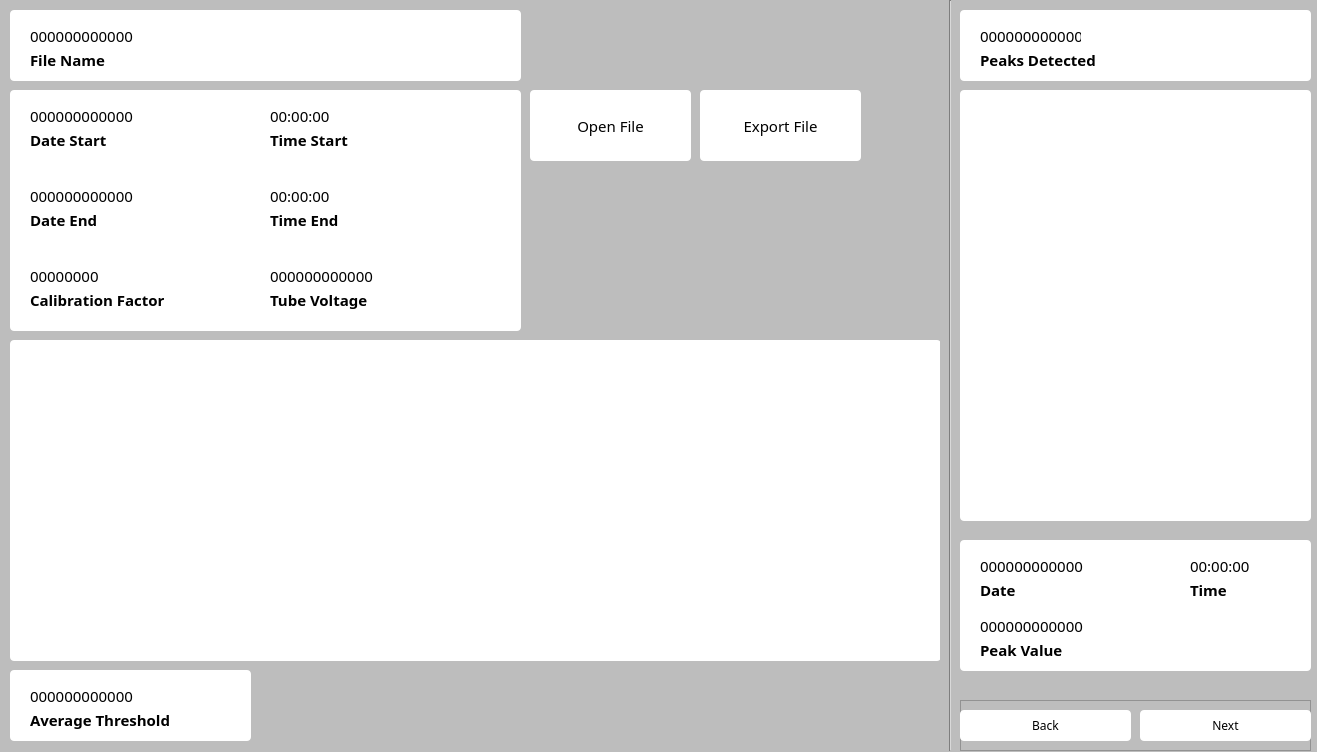
<?xml version="1.0" encoding="UTF-8"?>
<ui version="4.0">
 <class>MainWindow</class>
 <widget class="QMainWindow" name="MainWindow">
  <property name="geometry">
   <rect>
    <x>0</x>
    <y>0</y>
    <width>1317</width>
    <height>752</height>
   </rect>
  </property>
  <property name="windowTitle">
   <string>MainWindow</string>
  </property>
  <property name="styleSheet">
   <string notr="true">background-color: rgb(189, 189, 189);</string>
  </property>
  <widget class="QWidget" name="centralwidget">
   <widget class="QFrame" name="raw_data_graph_frame">
    <property name="geometry">
     <rect>
      <x>10</x>
      <y>340</y>
      <width>931</width>
      <height>321</height>
     </rect>
    </property>
    <property name="minimumSize">
     <size>
      <width>0</width>
      <height>0</height>
     </size>
    </property>
    <property name="maximumSize">
     <size>
      <width>16777215</width>
      <height>16777215</height>
     </size>
    </property>
    <property name="styleSheet">
     <string notr="true">background-color: rgb(255, 255, 255);
border-radius: 4px;</string>
    </property>
    <property name="frameShape">
     <enum>QFrame::StyledPanel</enum>
    </property>
    <property name="frameShadow">
     <enum>QFrame::Raised</enum>
    </property>
   </widget>
   <widget class="QFrame" name="peak_data_graph_frame">
    <property name="geometry">
     <rect>
      <x>960</x>
      <y>90</y>
      <width>351</width>
      <height>431</height>
     </rect>
    </property>
    <property name="minimumSize">
     <size>
      <width>0</width>
      <height>0</height>
     </size>
    </property>
    <property name="maximumSize">
     <size>
      <width>16777215</width>
      <height>16777215</height>
     </size>
    </property>
    <property name="styleSheet">
     <string notr="true">background-color: rgb(255, 255, 255);
border-radius: 4px;</string>
    </property>
    <property name="frameShape">
     <enum>QFrame::StyledPanel</enum>
    </property>
    <property name="frameShadow">
     <enum>QFrame::Raised</enum>
    </property>
   </widget>
   <widget class="QFrame" name="file_frame">
    <property name="geometry">
     <rect>
      <x>10</x>
      <y>10</y>
      <width>511</width>
      <height>71</height>
     </rect>
    </property>
    <property name="styleSheet">
     <string notr="true">background-color: rgb(255, 255, 255);
border-radius: 4px;</string>
    </property>
    <property name="frameShape">
     <enum>QFrame::StyledPanel</enum>
    </property>
    <property name="frameShadow">
     <enum>QFrame::Raised</enum>
    </property>
    <widget class="QLabel" name="file_name_text">
     <property name="geometry">
      <rect>
       <x>20</x>
       <y>10</y>
       <width>161</width>
       <height>31</height>
      </rect>
     </property>
     <property name="font">
      <font>
       <family>Cascadia Code ExtraLight</family>
       <pointsize>11</pointsize>
       <weight>50</weight>
       <italic>false</italic>
       <bold>false</bold>
      </font>
     </property>
     <property name="text">
      <string>000000000000</string>
     </property>
     <property name="textFormat">
      <enum>Qt::AutoText</enum>
     </property>
     <property name="alignment">
      <set>Qt::AlignLeading|Qt::AlignLeft|Qt::AlignVCenter</set>
     </property>
    </widget>
    <widget class="QLabel" name="file_name_label">
     <property name="geometry">
      <rect>
       <x>20</x>
       <y>40</y>
       <width>111</width>
       <height>20</height>
      </rect>
     </property>
     <property name="font">
      <font>
       <family>Cascadia Code SemiBold</family>
       <pointsize>11</pointsize>
       <weight>75</weight>
       <bold>true</bold>
      </font>
     </property>
     <property name="text">
      <string>File Name</string>
     </property>
     <property name="alignment">
      <set>Qt::AlignLeading|Qt::AlignLeft|Qt::AlignVCenter</set>
     </property>
    </widget>
   </widget>
   <widget class="QFrame" name="data_info_frame">
    <property name="geometry">
     <rect>
      <x>10</x>
      <y>90</y>
      <width>511</width>
      <height>241</height>
     </rect>
    </property>
    <property name="styleSheet">
     <string notr="true">background-color: rgb(255, 255, 255);
border-radius: 4px;</string>
    </property>
    <property name="frameShape">
     <enum>QFrame::StyledPanel</enum>
    </property>
    <property name="frameShadow">
     <enum>QFrame::Raised</enum>
    </property>
    <widget class="QLabel" name="date_start_label">
     <property name="geometry">
      <rect>
       <x>20</x>
       <y>40</y>
       <width>111</width>
       <height>20</height>
      </rect>
     </property>
     <property name="font">
      <font>
       <family>Cascadia Code SemiBold</family>
       <pointsize>11</pointsize>
       <weight>75</weight>
       <bold>true</bold>
      </font>
     </property>
     <property name="text">
      <string>Date Start</string>
     </property>
     <property name="alignment">
      <set>Qt::AlignLeading|Qt::AlignLeft|Qt::AlignVCenter</set>
     </property>
    </widget>
    <widget class="QLabel" name="date_start_text">
     <property name="geometry">
      <rect>
       <x>20</x>
       <y>10</y>
       <width>181</width>
       <height>31</height>
      </rect>
     </property>
     <property name="font">
      <font>
       <family>Cascadia Code ExtraLight</family>
       <pointsize>11</pointsize>
       <weight>50</weight>
       <italic>false</italic>
       <bold>false</bold>
      </font>
     </property>
     <property name="text">
      <string>000000000000</string>
     </property>
     <property name="textFormat">
      <enum>Qt::AutoText</enum>
     </property>
     <property name="alignment">
      <set>Qt::AlignLeading|Qt::AlignLeft|Qt::AlignVCenter</set>
     </property>
    </widget>
    <widget class="QLabel" name="time_start_text">
     <property name="geometry">
      <rect>
       <x>260</x>
       <y>10</y>
       <width>91</width>
       <height>31</height>
      </rect>
     </property>
     <property name="font">
      <font>
       <family>Cascadia Code ExtraLight</family>
       <pointsize>11</pointsize>
       <weight>50</weight>
       <italic>false</italic>
       <bold>false</bold>
      </font>
     </property>
     <property name="text">
      <string>00:00:00</string>
     </property>
     <property name="textFormat">
      <enum>Qt::AutoText</enum>
     </property>
     <property name="alignment">
      <set>Qt::AlignLeading|Qt::AlignLeft|Qt::AlignVCenter</set>
     </property>
    </widget>
    <widget class="QLabel" name="time_start_label">
     <property name="geometry">
      <rect>
       <x>260</x>
       <y>40</y>
       <width>111</width>
       <height>20</height>
      </rect>
     </property>
     <property name="font">
      <font>
       <family>Cascadia Code SemiBold</family>
       <pointsize>11</pointsize>
       <weight>75</weight>
       <bold>true</bold>
      </font>
     </property>
     <property name="text">
      <string>Time Start</string>
     </property>
     <property name="alignment">
      <set>Qt::AlignLeading|Qt::AlignLeft|Qt::AlignVCenter</set>
     </property>
    </widget>
    <widget class="QLabel" name="date_end_label">
     <property name="geometry">
      <rect>
       <x>20</x>
       <y>120</y>
       <width>111</width>
       <height>20</height>
      </rect>
     </property>
     <property name="font">
      <font>
       <family>Cascadia Code SemiBold</family>
       <pointsize>11</pointsize>
       <weight>75</weight>
       <bold>true</bold>
      </font>
     </property>
     <property name="text">
      <string>Date End</string>
     </property>
     <property name="alignment">
      <set>Qt::AlignLeading|Qt::AlignLeft|Qt::AlignVCenter</set>
     </property>
    </widget>
    <widget class="QLabel" name="date_end_text">
     <property name="geometry">
      <rect>
       <x>20</x>
       <y>90</y>
       <width>181</width>
       <height>31</height>
      </rect>
     </property>
     <property name="font">
      <font>
       <family>Cascadia Code ExtraLight</family>
       <pointsize>11</pointsize>
       <weight>50</weight>
       <italic>false</italic>
       <bold>false</bold>
      </font>
     </property>
     <property name="text">
      <string>000000000000</string>
     </property>
     <property name="textFormat">
      <enum>Qt::AutoText</enum>
     </property>
     <property name="alignment">
      <set>Qt::AlignLeading|Qt::AlignLeft|Qt::AlignVCenter</set>
     </property>
    </widget>
    <widget class="QLabel" name="time_end_text">
     <property name="geometry">
      <rect>
       <x>260</x>
       <y>90</y>
       <width>91</width>
       <height>31</height>
      </rect>
     </property>
     <property name="font">
      <font>
       <family>Cascadia Code ExtraLight</family>
       <pointsize>11</pointsize>
       <weight>50</weight>
       <italic>false</italic>
       <bold>false</bold>
      </font>
     </property>
     <property name="text">
      <string>00:00:00</string>
     </property>
     <property name="textFormat">
      <enum>Qt::AutoText</enum>
     </property>
     <property name="alignment">
      <set>Qt::AlignLeading|Qt::AlignLeft|Qt::AlignVCenter</set>
     </property>
    </widget>
    <widget class="QLabel" name="time_end_label">
     <property name="geometry">
      <rect>
       <x>260</x>
       <y>120</y>
       <width>111</width>
       <height>20</height>
      </rect>
     </property>
     <property name="font">
      <font>
       <family>Cascadia Code SemiBold</family>
       <pointsize>11</pointsize>
       <weight>75</weight>
       <bold>true</bold>
      </font>
     </property>
     <property name="text">
      <string>Time End</string>
     </property>
     <property name="alignment">
      <set>Qt::AlignLeading|Qt::AlignLeft|Qt::AlignVCenter</set>
     </property>
    </widget>
    <widget class="QLabel" name="calibration_text">
     <property name="geometry">
      <rect>
       <x>20</x>
       <y>170</y>
       <width>101</width>
       <height>31</height>
      </rect>
     </property>
     <property name="font">
      <font>
       <family>Cascadia Code ExtraLight</family>
       <pointsize>11</pointsize>
       <weight>50</weight>
       <italic>false</italic>
       <bold>false</bold>
      </font>
     </property>
     <property name="text">
      <string>00000000</string>
     </property>
     <property name="textFormat">
      <enum>Qt::AutoText</enum>
     </property>
     <property name="alignment">
      <set>Qt::AlignLeading|Qt::AlignLeft|Qt::AlignVCenter</set>
     </property>
    </widget>
    <widget class="QLabel" name="calibration_label">
     <property name="geometry">
      <rect>
       <x>20</x>
       <y>200</y>
       <width>201</width>
       <height>20</height>
      </rect>
     </property>
     <property name="font">
      <font>
       <family>Cascadia Code SemiBold</family>
       <pointsize>11</pointsize>
       <weight>75</weight>
       <bold>true</bold>
      </font>
     </property>
     <property name="text">
      <string>Calibration Factor</string>
     </property>
     <property name="alignment">
      <set>Qt::AlignLeading|Qt::AlignLeft|Qt::AlignVCenter</set>
     </property>
    </widget>
    <widget class="QLabel" name="tube_voltage_text">
     <property name="geometry">
      <rect>
       <x>260</x>
       <y>170</y>
       <width>161</width>
       <height>31</height>
      </rect>
     </property>
     <property name="font">
      <font>
       <family>Cascadia Code ExtraLight</family>
       <pointsize>11</pointsize>
       <weight>50</weight>
       <italic>false</italic>
       <bold>false</bold>
      </font>
     </property>
     <property name="text">
      <string>000000000000</string>
     </property>
     <property name="textFormat">
      <enum>Qt::AutoText</enum>
     </property>
     <property name="alignment">
      <set>Qt::AlignLeading|Qt::AlignLeft|Qt::AlignVCenter</set>
     </property>
    </widget>
    <widget class="QLabel" name="tube_voltage_label">
     <property name="geometry">
      <rect>
       <x>260</x>
       <y>200</y>
       <width>211</width>
       <height>20</height>
      </rect>
     </property>
     <property name="font">
      <font>
       <family>Cascadia Code SemiBold</family>
       <pointsize>11</pointsize>
       <weight>75</weight>
       <bold>true</bold>
      </font>
     </property>
     <property name="text">
      <string>Tube Voltage</string>
     </property>
     <property name="alignment">
      <set>Qt::AlignLeading|Qt::AlignLeft|Qt::AlignVCenter</set>
     </property>
    </widget>
   </widget>
   <widget class="QFrame" name="peaks_frame">
    <property name="geometry">
     <rect>
      <x>960</x>
      <y>10</y>
      <width>351</width>
      <height>71</height>
     </rect>
    </property>
    <property name="styleSheet">
     <string notr="true">background-color: rgb(255, 255, 255);
border-radius: 4px;</string>
    </property>
    <property name="frameShape">
     <enum>QFrame::StyledPanel</enum>
    </property>
    <property name="frameShadow">
     <enum>QFrame::Raised</enum>
    </property>
    <widget class="QLabel" name="peak_amount_text">
     <property name="geometry">
      <rect>
       <x>20</x>
       <y>10</y>
       <width>101</width>
       <height>31</height>
      </rect>
     </property>
     <property name="font">
      <font>
       <family>Cascadia Code ExtraLight</family>
       <pointsize>11</pointsize>
       <weight>50</weight>
       <italic>false</italic>
       <bold>false</bold>
      </font>
     </property>
     <property name="text">
      <string>000000000000</string>
     </property>
     <property name="textFormat">
      <enum>Qt::AutoText</enum>
     </property>
     <property name="alignment">
      <set>Qt::AlignLeading|Qt::AlignLeft|Qt::AlignVCenter</set>
     </property>
    </widget>
    <widget class="QLabel" name="peak_amount_label">
     <property name="geometry">
      <rect>
       <x>20</x>
       <y>40</y>
       <width>221</width>
       <height>20</height>
      </rect>
     </property>
     <property name="font">
      <font>
       <family>Cascadia Code SemiBold</family>
       <pointsize>11</pointsize>
       <weight>75</weight>
       <bold>true</bold>
      </font>
     </property>
     <property name="text">
      <string>Peaks Detected</string>
     </property>
     <property name="alignment">
      <set>Qt::AlignLeading|Qt::AlignLeft|Qt::AlignVCenter</set>
     </property>
    </widget>
   </widget>
   <widget class="Line" name="line">
    <property name="geometry">
     <rect>
      <x>940</x>
      <y>0</y>
      <width>20</width>
      <height>751</height>
     </rect>
    </property>
    <property name="orientation">
     <enum>Qt::Vertical</enum>
    </property>
   </widget>
   <widget class="QFrame" name="peak_data_frame">
    <property name="geometry">
     <rect>
      <x>960</x>
      <y>540</y>
      <width>351</width>
      <height>131</height>
     </rect>
    </property>
    <property name="styleSheet">
     <string notr="true">background-color: rgb(255, 255, 255);
border-radius: 4px;</string>
    </property>
    <property name="frameShape">
     <enum>QFrame::StyledPanel</enum>
    </property>
    <property name="frameShadow">
     <enum>QFrame::Raised</enum>
    </property>
    <widget class="QLabel" name="peak_date_label">
     <property name="geometry">
      <rect>
       <x>20</x>
       <y>40</y>
       <width>111</width>
       <height>20</height>
      </rect>
     </property>
     <property name="font">
      <font>
       <family>Cascadia Code SemiBold</family>
       <pointsize>11</pointsize>
       <weight>75</weight>
       <bold>true</bold>
      </font>
     </property>
     <property name="text">
      <string>Date</string>
     </property>
     <property name="alignment">
      <set>Qt::AlignLeading|Qt::AlignLeft|Qt::AlignVCenter</set>
     </property>
    </widget>
    <widget class="QLabel" name="peak_date_text">
     <property name="geometry">
      <rect>
       <x>20</x>
       <y>10</y>
       <width>171</width>
       <height>31</height>
      </rect>
     </property>
     <property name="font">
      <font>
       <family>Cascadia Code ExtraLight</family>
       <pointsize>11</pointsize>
       <weight>50</weight>
       <italic>false</italic>
       <bold>false</bold>
      </font>
     </property>
     <property name="text">
      <string>000000000000</string>
     </property>
     <property name="textFormat">
      <enum>Qt::AutoText</enum>
     </property>
     <property name="alignment">
      <set>Qt::AlignLeading|Qt::AlignLeft|Qt::AlignVCenter</set>
     </property>
    </widget>
    <widget class="QLabel" name="peak_time_text">
     <property name="geometry">
      <rect>
       <x>230</x>
       <y>10</y>
       <width>91</width>
       <height>31</height>
      </rect>
     </property>
     <property name="font">
      <font>
       <family>Cascadia Code ExtraLight</family>
       <pointsize>11</pointsize>
       <weight>50</weight>
       <italic>false</italic>
       <bold>false</bold>
      </font>
     </property>
     <property name="text">
      <string>00:00:00</string>
     </property>
     <property name="textFormat">
      <enum>Qt::AutoText</enum>
     </property>
     <property name="alignment">
      <set>Qt::AlignLeading|Qt::AlignLeft|Qt::AlignVCenter</set>
     </property>
    </widget>
    <widget class="QLabel" name="peak_time_label">
     <property name="geometry">
      <rect>
       <x>230</x>
       <y>40</y>
       <width>111</width>
       <height>20</height>
      </rect>
     </property>
     <property name="font">
      <font>
       <family>Cascadia Code SemiBold</family>
       <pointsize>11</pointsize>
       <weight>75</weight>
       <bold>true</bold>
      </font>
     </property>
     <property name="text">
      <string>Time</string>
     </property>
     <property name="alignment">
      <set>Qt::AlignLeading|Qt::AlignLeft|Qt::AlignVCenter</set>
     </property>
    </widget>
    <widget class="QLabel" name="peak_value_text">
     <property name="geometry">
      <rect>
       <x>20</x>
       <y>70</y>
       <width>131</width>
       <height>31</height>
      </rect>
     </property>
     <property name="font">
      <font>
       <family>Cascadia Code ExtraLight</family>
       <pointsize>11</pointsize>
       <weight>50</weight>
       <italic>false</italic>
       <bold>false</bold>
      </font>
     </property>
     <property name="text">
      <string>000000000000</string>
     </property>
     <property name="textFormat">
      <enum>Qt::AutoText</enum>
     </property>
     <property name="alignment">
      <set>Qt::AlignLeading|Qt::AlignLeft|Qt::AlignVCenter</set>
     </property>
    </widget>
    <widget class="QLabel" name="peak_value_label">
     <property name="geometry">
      <rect>
       <x>20</x>
       <y>100</y>
       <width>141</width>
       <height>20</height>
      </rect>
     </property>
     <property name="font">
      <font>
       <family>Cascadia Code SemiBold</family>
       <pointsize>11</pointsize>
       <weight>75</weight>
       <bold>true</bold>
      </font>
     </property>
     <property name="text">
      <string>Peak Value</string>
     </property>
     <property name="alignment">
      <set>Qt::AlignLeading|Qt::AlignLeft|Qt::AlignVCenter</set>
     </property>
    </widget>
   </widget>
   <widget class="QFrame" name="threshold_frame">
    <property name="geometry">
     <rect>
      <x>10</x>
      <y>670</y>
      <width>241</width>
      <height>71</height>
     </rect>
    </property>
    <property name="styleSheet">
     <string notr="true">background-color: rgb(255, 255, 255);
border-radius: 4px;</string>
    </property>
    <property name="frameShape">
     <enum>QFrame::StyledPanel</enum>
    </property>
    <property name="frameShadow">
     <enum>QFrame::Raised</enum>
    </property>
    <widget class="QLabel" name="threshold_text">
     <property name="geometry">
      <rect>
       <x>20</x>
       <y>10</y>
       <width>151</width>
       <height>31</height>
      </rect>
     </property>
     <property name="font">
      <font>
       <family>Cascadia Code ExtraLight</family>
       <pointsize>11</pointsize>
       <weight>50</weight>
       <italic>false</italic>
       <bold>false</bold>
      </font>
     </property>
     <property name="text">
      <string>000000000000</string>
     </property>
     <property name="textFormat">
      <enum>Qt::AutoText</enum>
     </property>
     <property name="alignment">
      <set>Qt::AlignLeading|Qt::AlignLeft|Qt::AlignVCenter</set>
     </property>
    </widget>
    <widget class="QLabel" name="threshold_label">
     <property name="geometry">
      <rect>
       <x>20</x>
       <y>40</y>
       <width>191</width>
       <height>20</height>
      </rect>
     </property>
     <property name="font">
      <font>
       <family>Cascadia Code SemiBold</family>
       <pointsize>11</pointsize>
       <weight>75</weight>
       <bold>true</bold>
      </font>
     </property>
     <property name="text">
      <string>Average Threshold</string>
     </property>
     <property name="alignment">
      <set>Qt::AlignLeading|Qt::AlignLeft|Qt::AlignVCenter</set>
     </property>
    </widget>
   </widget>
   <widget class="QFrame" name="peak_buttons_frame">
    <property name="geometry">
     <rect>
      <x>960</x>
      <y>700</y>
      <width>351</width>
      <height>51</height>
     </rect>
    </property>
    <property name="frameShape">
     <enum>QFrame::StyledPanel</enum>
    </property>
    <property name="frameShadow">
     <enum>QFrame::Raised</enum>
    </property>
    <widget class="QPushButton" name="peak_next_button">
     <property name="geometry">
      <rect>
       <x>180</x>
       <y>10</y>
       <width>171</width>
       <height>31</height>
      </rect>
     </property>
     <property name="font">
      <font>
       <family>Cascadia Code SemiBold</family>
      </font>
     </property>
     <property name="styleSheet">
      <string notr="true">background-color: rgb(255, 255, 255);
border-radius: 4px;</string>
     </property>
     <property name="text">
      <string>Next</string>
     </property>
    </widget>
    <widget class="QPushButton" name="peak_back_button">
     <property name="geometry">
      <rect>
       <x>0</x>
       <y>10</y>
       <width>171</width>
       <height>31</height>
      </rect>
     </property>
     <property name="font">
      <font>
       <family>Cascadia Code SemiBold</family>
      </font>
     </property>
     <property name="styleSheet">
      <string notr="true">background-color: rgb(255, 255, 255);
border-radius: 4px;</string>
     </property>
     <property name="text">
      <string>Back</string>
     </property>
    </widget>
   </widget>
   <widget class="QPushButton" name="open_file_button">
    <property name="geometry">
     <rect>
      <x>530</x>
      <y>90</y>
      <width>161</width>
      <height>71</height>
     </rect>
    </property>
    <property name="font">
     <font>
      <family>Cascadia Code SemiLight</family>
      <pointsize>11</pointsize>
      <weight>50</weight>
      <bold>false</bold>
     </font>
    </property>
    <property name="styleSheet">
     <string notr="true">background-color: rgb(255, 255, 255);
border-radius: 4px;</string>
    </property>
    <property name="text">
     <string>Open File</string>
    </property>
   </widget>
   <widget class="QPushButton" name="export_file_button">
    <property name="geometry">
     <rect>
      <x>700</x>
      <y>90</y>
      <width>161</width>
      <height>71</height>
     </rect>
    </property>
    <property name="font">
     <font>
      <family>Cascadia Code SemiLight</family>
      <pointsize>11</pointsize>
      <weight>50</weight>
      <bold>false</bold>
     </font>
    </property>
    <property name="styleSheet">
     <string notr="true">background-color: rgb(255, 255, 255);
border-radius: 4px;</string>
    </property>
    <property name="text">
     <string>Export File</string>
    </property>
   </widget>
   <zorder>raw_data_graph_frame</zorder>
   <zorder>peak_data_graph_frame</zorder>
   <zorder>file_frame</zorder>
   <zorder>data_info_frame</zorder>
   <zorder>peaks_frame</zorder>
   <zorder>peak_data_frame</zorder>
   <zorder>line</zorder>
   <zorder>threshold_frame</zorder>
   <zorder>peak_buttons_frame</zorder>
   <zorder>open_file_button</zorder>
   <zorder>export_file_button</zorder>
  </widget>
 </widget>
 <resources/>
 <connections/>
</ui>
